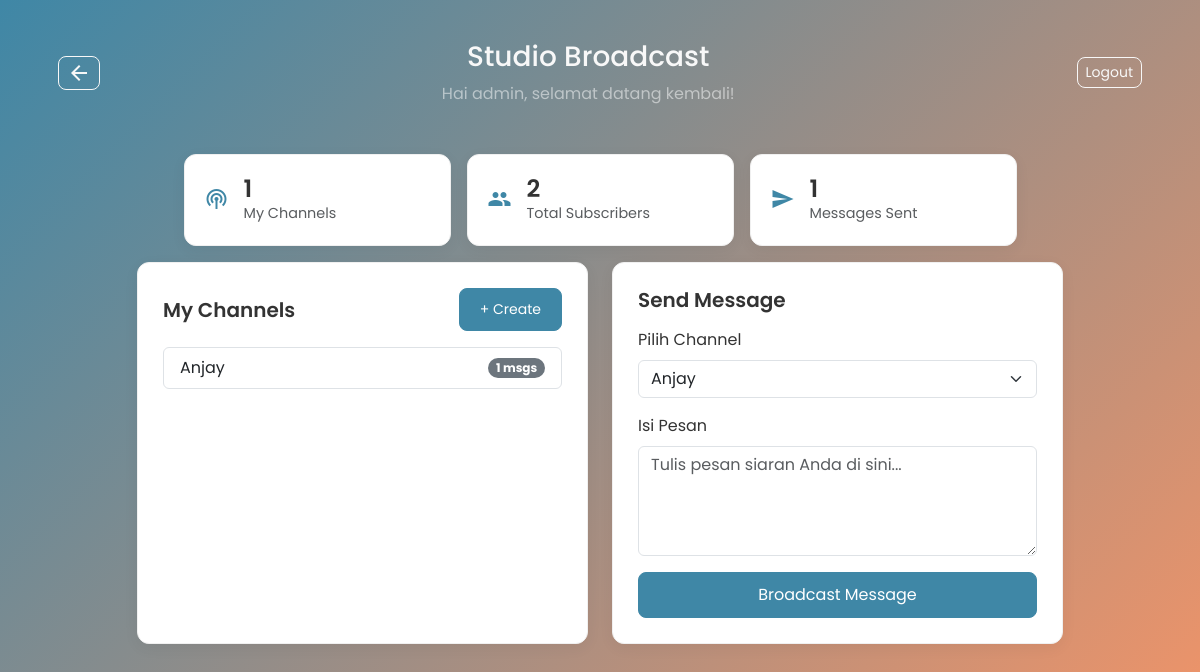
Page /publisher/ (signed in) on the earlier database version.
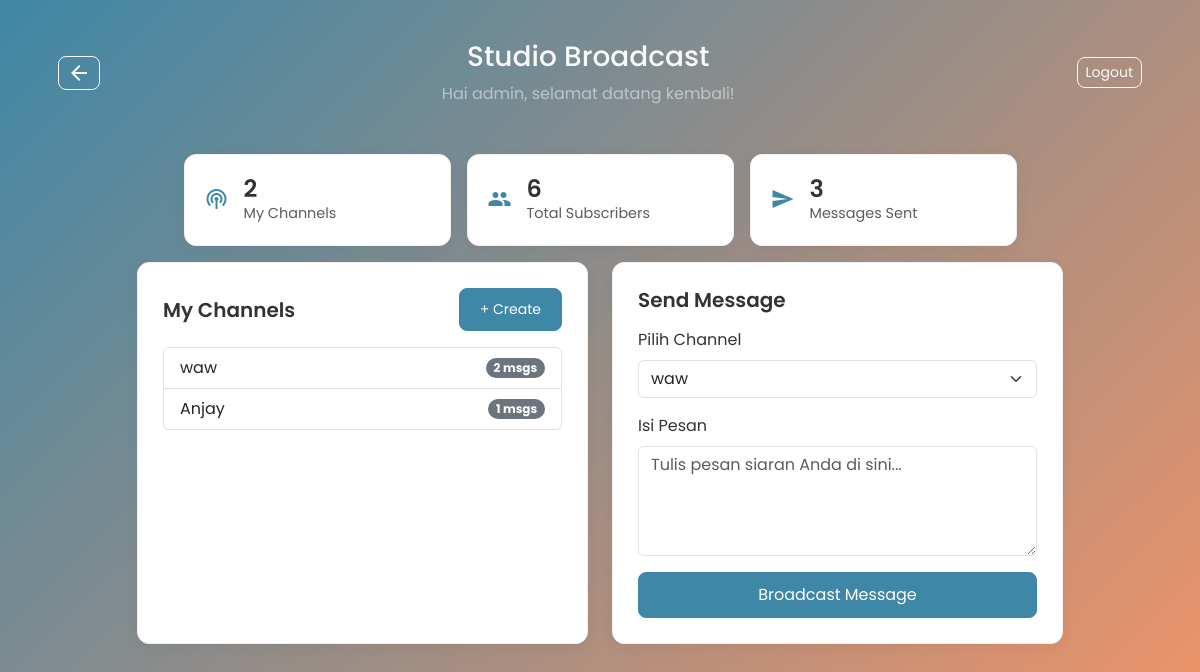
Same page on the later database version.
### app/models.py (models this page shows)
class Channel(db.Model):
    id = db.Column(db.Integer, primary_key=True)
    name = db.Column(db.String(100), unique=True, nullable=False)
    description = db.Column(db.String(200), nullable=True)
    creator_id = db.Column(db.Integer, db.ForeignKey('user.id'), nullable=False)
    created_at = db.Column(db.DateTime, default=datetime.utcnow)
    messages = db.relationship('Message', backref='channel', lazy=True)

### app/publisher/routes.py (the view)
@publisher_bp.route('/')
def dashboard():
    if 'user_id' not in session:
        return redirect(url_for('auth.login'))
    user_id = session['user_id']
    user = User.query.get(user_id)
    if not user:
        session.clear()
        flash("Sesi Anda tidak valid, silakan login kembali.", "warning")
        return redirect(url_for('auth.login'))
    user_channels = Channel.query.filter_by(creator_id=user_id).order_by(Channel.created_at.desc()).all()
    total_messages_sent = db.session.query(Message).join(Channel).filter(Channel.creator_id == user_id).count()
    total_subscribers = sum(len(channel.subscribers) for channel in user.channels)
    stats = {
        'channel_count': len(user_channels),
        'messages_sent': total_messages_sent,
        'total_subscribers': total_subscribers
    }
    return render_template('publisher.html', channels=user_channels, stats=stats)

### app/templates/publisher.html (shortened to what this page needs)
{% extends 'base.html' %}
{% block content %}
<div class="container py-4">
    <div class="studio-header">
        <a href="{{ url_for('auth.dashboard') }}" class="btn btn-outline-light btn-sm custom-btn-outline">
            <span class="material-icons" style="vertical-align: middle;">arrow_back</span>
        </a>
        <div class="text-center">
            <h3>Studio Broadcast</h3>
            <p class="mb-0 text-white-50">Hai {{ session.get('username') }}, selamat datang kembali!</p>
        </div>
        <a href="{{ url_for('auth.logout') }}" class="btn btn-outline-light btn-sm custom-btn-outline">Logout</a>
    </div>
    <div class="row justify-content-center g-3 my-3">
        <div class="col-md-3">
            <div class="stat-card">
                <div class="stat-icon"><span class="material-icons">podcasts</span></div>
                <div class="stat-info">
                    <h4 class="mb-0">{{ stats.channel_count }}</h4>
                    <p class="mb-0 text-muted">My Channels</p>
                </div>
            </div>
        </div>
        <div class="col-md-3">
            <div class="stat-card">
                <div class="stat-icon"><span class="material-icons">group</span></div>
                <div class="stat-info">
                    <h4 class="mb-0" id="total-subscribers-stat">{{ stats.total_subscribers }}</h4>
                    <p class="mb-0 text-muted">Total Subscribers</p>
                </div>
            </div>
        </div>
        <div class="col-md-3">
            <div class="stat-card">
                <div class="stat-icon"><span class="material-icons">send</span></div>
                <div class="stat-info">
                    <h4 class="mb-0" id="messages-sent-stat">{{ stats.messages_sent }}</h4>
                    <p class="mb-0 text-muted">Messages Sent</p>
                </div>
            </div>
        </div>
    </div>
    <div class="row justify-content-center g-4">
        <div class="col-md-5">
            <div class="studio-panel">
                <div class="d-flex justify-content-between align-items-center mb-3">
                    <h5 class="mb-0">My Channels</h5>
                    <a href="{{ url_for('publisher.create_channel_form') }}" class="btn btn-primary btn-sm custom-btn-primary">+ Create</a>
                </div>
                {% if channels %}
                    <ul class="list-group">
                        {% for channel in channels %}
                        <li class="list-group-item d-flex justify-content-between align-items-center">
                            {{ channel.name }}
                            <span class="badge bg-secondary rounded-pill" id="channel-msg-count-{{ channel.id }}">
                                {{ channel.messages|length }} msgs
                            </span>
                        </li>
                        {% endfor %}
                    </ul>
                {% else %}
                    <div class="text-center p-4">
                        <span class="material-icons fs-1 text-muted">radio</span>
                        <p class="mt-2 mb-3">Belum Ada Channel</p>
                        <a href="{{ url_for('publisher.create_channel_form') }}" class="btn btn-primary custom-btn-primary">Buat Channel Pertama</a>
                    </div>
                {% endif %}
            </div>
        </div>
        <div class="col-md-5">
            <div class="studio-panel">
                <h5 class="mb-3">Send Message</h5>
                {% if channels %}
                <form id="send-message-form" action="{{ url_for('publisher.send_message') }}" method="POST">
                    <div class="mb-3">
                        <label for="channel_id" class="form-label">Pilih Channel</label>
                        <select name="channel_id" id="channel_id" class="form-select" required>
                            {% for channel in channels %}
                            <option value="{{ channel.id }}">{{ channel.name }}</option>
                            {% endfor %}
                        </select>
                    </div>
                    <div class="mb-3">
                        <label for="message_content" class="form-label">Isi Pesan</label>
                        <textarea name="message_content" id="message_content" rows="4" class="form-control" placeholder="Tulis pesan siaran Anda di sini..." required></textarea>
                    </div>
                    <button type="submit" class="btn btn-primary w-100 custom-btn-primary">Broadcast Message</button>
                </form>
                {% else %}
                <div class="text-center p-4">
                     <span class="material-icons fs-1 text-muted">speaker_notes_off</span>
                     <p class="mt-2">Buat channel terlebih dahulu untuk mulai mengirim pesan.</p>
                </div>
                {% endif %}
            </div>
        </div>
    </div>
</div>
{% endblock %}

### app/templates/base.html (shortened to what this page needs)
<!DOCTYPE html>
<html lang="en">
<head>
    <link href="https://cdn.jsdelivr.net/npm/bootstrap@5.3.2/dist/css/bootstrap.min.css" rel="stylesheet">
    <link rel="stylesheet" href="{{ url_for('static', filename='css/main.css') }}">
</head>
<body>
    <div class="main-background">
        {% block content %}{% endblock %}
    </div>
</body>
</html>

### app/static/css/main.css (style rules this page uses)
:root { --primary-color: #3f87a6; --secondary-color: #f7a056; --text-dark: #333; --text-light: #f8f8f8; --bg-light: #f4f7f6; --bg-gradient-start: #3f87a6; --bg-gradient-end: #f69466; --card-bg: #ffffff; --border-color: #e0e0e0; --shadow-light: 0 4px 12px rgba(0,0,0,0.05); --shadow-medium: 0 6px 18px rgba(0,0,0,0.1); --bubble-sent: #74b9ff; --bubble-received: #f0f2f5; }
body, html { height: 100%; margin: 0; font-family: 'Poppins', sans-serif; color: var(--text-dark); }
.main-background { min-height: 100vh; background: linear-gradient(135deg, var(--bg-gradient-start) 0%, var(--bg-gradient-end) 100%); color: var(--text-light); }
.custom-btn-primary { background-color: var(--primary-color); border-color: var(--primary-color); border-radius: 8px; padding: 10px 20px; }
.custom-btn-outline { border-color: var(--text-light); color: var(--text-light); border-radius: 8px; }
.studio-header { display: flex; justify-content: space-between; align-items: center; padding: 1rem; margin-bottom: 1rem; }
.stat-card { background: #ffffff; border-radius: 12px; padding: 20px; display: flex; align-items: center; box-shadow: 0 4px 15px rgba(0,0,0,0.05); color: #333; border: 1px solid #f0f0f0; }
.stat-icon { font-size: 2rem; color: var(--primary-color); margin-right: 15px; }
.stat-info h4 { font-weight: 600; }
.stat-info p { font-size: 0.9rem; }
.studio-panel { background: #ffffff; border-radius: 12px; padding: 25px; box-shadow: 0 4px 15px rgba(0,0,0,0.05); color: #333; height: 100%; border: 1px solid #f0f0f0; }
.studio-panel h5 { font-weight: 600; }

Differences in the rows shown:
added Channel: name "waw", messages|length "2"
Other differences:
{{ stats.channel_count }}: "1" → "2"
{{ stats.total_subscribers }}: "2" → "6"
{{ stats.messages_sent }}: "1" → "3"
form field channel_id: "Anjay" → "waw"
